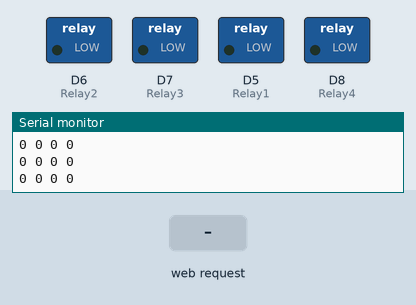
This sketch was run on a simulated ESP8266 (NodeMCU). Parts: switched loads named in the sketch (green lamp = pin HIGH), the last lines printed to the serial monitor. Inputs (shaded band) come from the test bench. EEPROM starts erased.

Above: at 1.3 s.
1.4 s: HTTP request GET /L1on received
At 1.76 s:
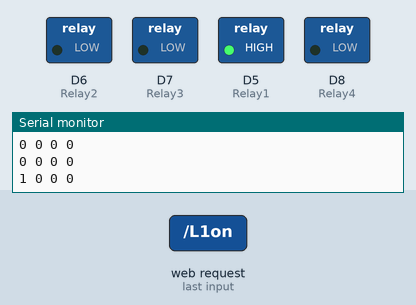
3.4 s: HTTP request GET /L2on received
At 3.56 s:
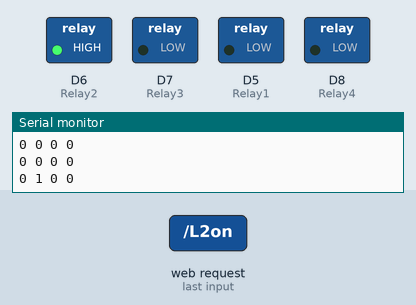
5.2 s: HTTP request GET /L3on received
At 5.36 s:
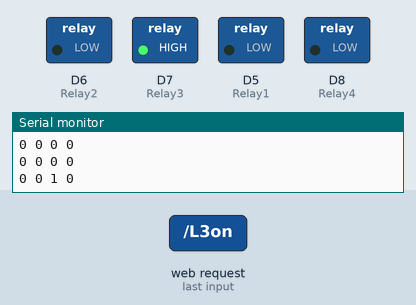
7.0 s: HTTP request GET /L4on received
At 7.17 s:
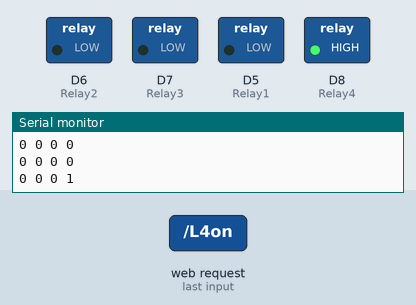
Timing chart, 0 to 9.8 s (numbered marks = the images above; inputs shaded):
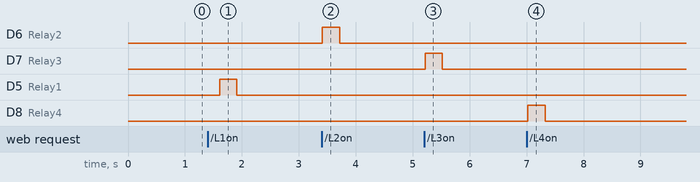

The sketch:

HyundaiEon_NodeMCU.ino
```cpp
/*
 * Car Central Lock system control using NodeMCU
 * By: Tashmin Mishra
 */
#include <ESP8266WiFi.h>
#include <ESP8266WebServer.h>
#include <EEPROM.h>

/* Put your SSID & Password */
const char* ssid = "";  // Enter SSID here
const char* password = "";  //Enter Password here

ESP8266WebServer server(80);

uint8_t Relay1 = D5;
uint8_t Relay2 = D6;
uint8_t Relay3 = D7;
uint8_t Relay4 = D8;

int load1, load2, load3, load4;

void setup() {
  Serial.begin(115200);
  Serial.println();

  IPAddress local_IP(192,168,4,1);
  IPAddress gateway(192,168,4,9);
  IPAddress subnet(255,255,255,0);

  Serial.print("Setting soft-AP configuration ... ");
  Serial.println(WiFi.softAPConfig(local_IP, gateway, subnet) ? "Ready" : "Failed!");

  Serial.print("Setting soft-AP ... ");
  Serial.println(WiFi.softAP("ESPsoftAP_01") ? "Ready" : "Failed!");

  Serial.print("Soft-AP IP address = ");
  Serial.println(WiFi.softAPIP());

  pinMode(Relay1, OUTPUT);
  pinMode(Relay2, OUTPUT);
  pinMode(Relay3, OUTPUT);
  pinMode(Relay4, OUTPUT);

  EEPROM.begin(512);

  load1 =0;
  load2 =0;
  load3 =0;
  load4 =0;

  Serial.print(load1); Serial.print(" ");
  Serial.print(load2); Serial.print(" ");
  Serial.print(load3); Serial.print(" ");
  Serial.println(load4);

  digitalWrite(Relay1, load1);
  digitalWrite(Relay2, load2);
  digitalWrite(Relay3, load3);
  digitalWrite(Relay4, load4);

  WiFi.softAP(ssid, password);
  IPAddress apip = WiFi.softAPIP();
  Serial.print("visit: \n");
  Serial.println(apip);

  delay(100);

  server.on("/", handle_OnConnect);
  server.on("/L1on",  handle_L1on);
  server.on("/L2on",  handle_L2on);
  server.on("/L3on",  handle_L3on);
  server.on("/L4on",  handle_L4on);
  server.onNotFound(handle_NotFound);

  server.begin();
  Serial.println("HTTP server started");
}
void loop() {
  server.handleClient();
    Serial.print(load1); Serial.print(" ");
    Serial.print(load2); Serial.print(" ");
    Serial.print(load3); Serial.print(" ");
    Serial.println(load4);
    digitalWrite(Relay1, load1);
    digitalWrite(Relay2, load2);
    digitalWrite(Relay3, load3);
    digitalWrite(Relay4, load4);
    delay(300);
    resetLoad();
}
void resetLoad(){
  load1=0;load2=0;load3=0;load4=0;
}
void handle_OnConnect() {
  server.send(200, "text/html", SendHTML(load1,load2,load3,load4));
}

void handle_L1on()  {load1=1;data();}
void handle_L2on()  {load2=1;data();}
void handle_L3on()  {load3=1;data();}
void handle_L4on()  {load4=1;data();}


void data(){
EEPROM.write(1, load1);
EEPROM.write(2, load2);
EEPROM.write(3, load3);
EEPROM.write(4, load4);
EEPROM.commit();


server.send(200, "text/html", SendHTML(load1,load2,load3,load4));
}


void handle_NotFound(){
  server.send(404, "text/plain", "Not found");
}

String SendHTML(uint8_t l1stat,uint8_t l2stat,uint8_t l3stat,uint8_t l4stat){
  String ptr = "<!DOCTYPE html> <html>\n";
  ptr +="<head><meta name=\"viewport\" content=\"width=device-width, initial-scale=1.0, user-scalable=no\">\n";
  ptr +="<title>Central Lock Control</title>\n";
  ptr +="<style>html { font-family: Helvetica; background-color: #d7f2fa; display: inline-block; margin: 0px auto; text-align: center;}\n";
  ptr +="body{margin-top: 50px;} h1 {color: #444444;margin: 50px auto 30px;} h3 {color: #444444;margin-bottom: 50px;}\n";
  ptr +=".button {display: block;width: 80px;background-color: #1abc9c;border: none;color: white;padding: 13px 30px;text-decoration: none;font-size: 25px;margin: 0px auto 35px;cursor: pointer;border-radius: 4px;}\n";
  ptr +=".button-on {background-color: #1abc9c;}\n";
  ptr +=".button-on:active {background-color: #16a085;}\n";
  ptr +=".button-off {background-color: #34495e;}\n";
  ptr +=".button-off:active {background-color: #2c3e50;}\n";
  ptr +="p {font-size: 14px;color: #888;margin-bottom: 10px;}\n";
  ptr +="</style>\n";
  ptr +="</head>\n";
  ptr +="<body>\n";
  ptr +="<h1>Hyundai-Eon Controller</h1>\n";


  ptr +="<p>\n</p><a class=\"button button-on\" href=\"/L1on\">Lock</a>\n";
  ptr +="<p> </p><a class=\"button button-on\" href=\"/L2on\">Unlock</a>\n";
  ptr +="<p> </p><a class=\"button button-on\" href=\"/L3on\">Mute</a>\n";
  ptr +="<p> </p><a class=\"button button-on\" href=\"/L4on\">Alarm</a>\n";


  ptr +="</body>\n";
  ptr +="<foot>\n";
  ptr +="<p><i>By: Tashmin Mishra</i></p>\n";
  ptr +="</foot>\n";
  ptr +="</html>\n";
  return ptr;
}
```

Measured:
- after the input at 1.4 s, D5 (Relay1): LOW → HIGH after 0.21 s, → LOW 0.30 s later
- after the input at 3.4 s, D6 (Relay2): LOW → HIGH at once, → LOW 0.30 s later
- after the input at 5.2 s, D7 (Relay3): LOW → HIGH at once, → LOW 0.30 s later
- after the input at 7.0 s, D8 (Relay4): LOW → HIGH at once, → LOW 0.30 s later
